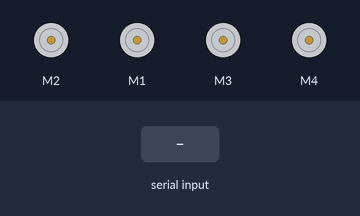
Recording of a sketch running on a simulated Arduino Uno, built with avr-gcc and run on an emulated ATmega328P. Parts: 4 × DC motor (green arrow = forward, orange = backward, longer = faster). The test bench sets the inputs (shaded band).

Above: at 1.2 s.
1.3 s: "L" received over Serial
At 2.2 s:
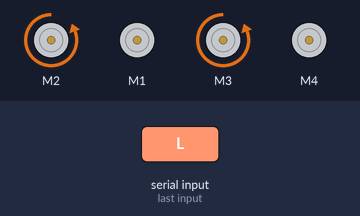
Timing chart, 0 to 4.3 s (numbered marks = the images above; inputs shaded):
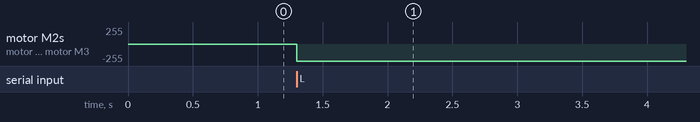

Measured:
- after the input at 1.3 s, motor M2, motor M3: stopped → backward 255/255 at once

The sketch:

Test_Motor_Control.ino
```cpp
/*  Code: BattleBot
*  Version: 0.1
*  By: Tyler Gragg
*  Date: 2/01/2019
*  For: VRBot Personal Project
*/
#include <string.h>
#include <AFMotor.h>

AF_DCMotor FL(2);
AF_DCMotor FR(1);
AF_DCMotor BL(3);
AF_DCMotor BR(4);

int motorEnabled = 0;     // values for turning on system

int leftData = 0;
int rightData = 0;

const byte numChars = 32;
char receivedChars[numChars];   // an array to store the received data

boolean newData = false;


void setup() {
  Serial.begin(9600);

  FL.setSpeed(200);
  FR.setSpeed(200);
  BL.setSpeed(200);
  BR.setSpeed(200);

  FL.run(RELEASE);
  FR.run(RELEASE);
  BL.run(RELEASE);
  BR.run(RELEASE);

  //pinMode(13, OUTPUT);
}

// Turn right motor forword
void rightF() {
  FR.run(FORWARD);
  BR.run(FORWARD);
}

// Turn left motor forword
void leftF() {
  FL.run(FORWARD);
  BL.run(FORWARD);
}

// Turn right motor backword
void rightB() {
  FR.run(BACKWARD);
  BR.run(BACKWARD);
}

// Turn left motor backword
void leftB() {
  FL.run(BACKWARD);
  BL.run(BACKWARD);
}

void stopAll(){
  FL.run(RELEASE);
  FR.run(RELEASE);
  BL.run(RELEASE);
  BR.run(RELEASE);
}

void serialInput(){
    recvWithEndMarker();
    showNewData();
    String receivedString(receivedChars);

    if(receivedString.charAt(0) == 'L'){
      //leftData = receivedString.substring(1).toFloat();
      //leftData = strtok_r(receivedString,'L');
      leftData = -255;
    }
    else if(receivedString.charAt(0) == 'R'){
      //rightData = receivedString.substring(1).toFloat();
      //rightData = strtok_r(receivedString,'R');
      rightData = 0;
    }
}

void recvWithEndMarker() {
    static byte ndx = 0;
    char endMarker = '>';
    char rc;

    while (Serial.available() > 0 && newData == false) {
        rc = Serial.read();

        if (rc != endMarker) {
            receivedChars[ndx] = rc;
            ndx++;
            if (ndx >= numChars) {
                ndx = numChars - 1;
            }
        }
        else {
            receivedChars[ndx] = '\0'; // terminate the string
            ndx = 0;
            newData = true;
        }
    }
}

void setDirection(){
  if(leftData > 0){
    leftF();
  }
  else{
    leftB();
    leftData = leftData * -1;
  }
  if(rightData > 0){
    rightF();
  }
  else{
    rightB();
    rightData = rightData * -1;
  }

}

void showNewData() {
    if (newData == true) {
        newData = false;
    }
}

void loop() {
  serialInput();

  setDirection();

  motorEnabled = 1;

  if (motorEnabled != 1) {
    stopAll();
  }

  else {

    FR.setSpeed(rightData);
    FL.setSpeed(leftData);
    BR.setSpeed(rightData);
    BL.setSpeed(leftData);

  }
}
```
